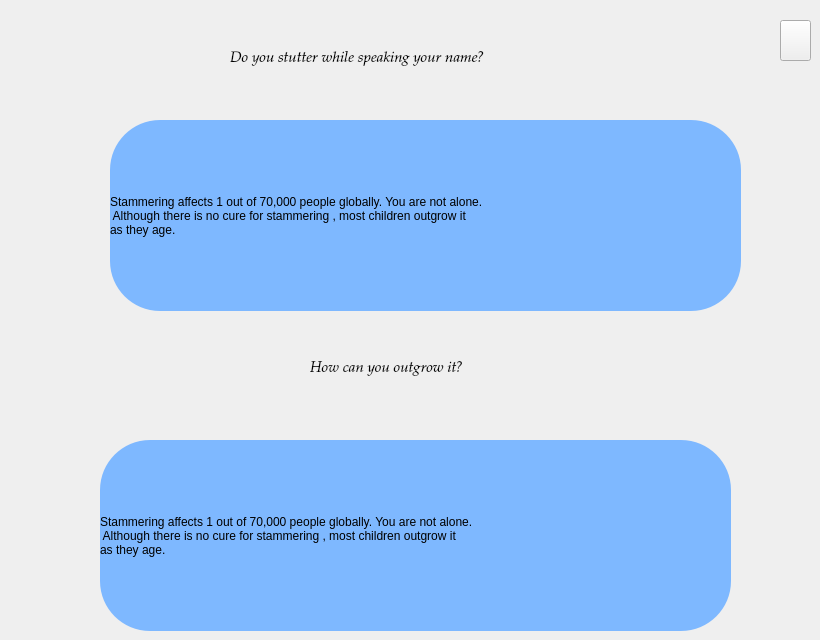
      <widget class="QWidget" name="page_10">
       <property name="styleSheet">
        <string notr="true"/>
       </property>
       <widget class="QLabel" name="label_18">
        <property name="geometry">
         <rect>
          <x>230</x>
          <y>30</y>
          <width>361</width>
          <height>61</height>
         </rect>
        </property>
        <property name="font">
         <font>
          <family>Palatino Linotype</family>
          <pointsize>11</pointsize>
         </font>
        </property>
        <property name="styleSheet">
         <string notr="true">background-color:&quot;pink&quot;;
border-radius:20px;
</string>
        </property>
        <property name="text">
         <string>&lt;html&gt;&lt;head/&gt;&lt;body&gt;&lt;p&gt;&lt;span style=&quot; font-style:italic;&quot;&gt;Do you stutter while speaking your name?&lt;/span&gt;&lt;/p&gt;&lt;/body&gt;&lt;/html&gt;</string>
        </property>
       </widget>
       <widget class="QPushButton" name="pushButton_10">
        <property name="geometry">
         <rect>
          <x>780</x>
          <y>20</y>
          <width>31</width>
          <height>41</height>
         </rect>
        </property>
        <property name="styleSheet">
         <string notr="true">image: url(:/newPrefix/download.jpg);
color:&quot;red&quot;;</string>
        </property>
        <property name="text">
         <string/>
        </property>
       </widget>
       <widget class="QLabel" name="label_19">
        <property name="geometry">
         <rect>
          <x>110</x>
          <y>120</y>
          <width>631</width>
          <height>191</height>
         </rect>
        </property>
        <property name="styleSheet">
         <string notr="true">background-color:rgb(126, 184, 255);
font: 12pt &quot;Segoe Script&quot;;
border-radius:50px;
</string>
        </property>
        <property name="text">
         <string>Stammering affects 1 out of 70,000 people globally. You are not alone.
 Although there is no cure for stammering , most children outgrow it 
as they age.</string>
        </property>
        <property name="scaledContents">
         <bool>false</bool>
        </property>
        <property name="wordWrap">
         <bool>true</bool>
        </property>
       </widget>
       <widget class="QLabel" name="label_20">
        <property name="geometry">
         <rect>
          <x>310</x>
          <y>340</y>
          <width>201</width>
          <height>61</height>
         </rect>
        </property>
        <property name="font">
         <font>
          <family>Palatino Linotype</family>
          <pointsize>11</pointsize>
         </font>
        </property>
        <property name="styleSheet">
         <string notr="true">background-color:&quot;pink&quot;;
border-radius:20px;
</string>
        </property>
        <property name="text">
         <string>&lt;html&gt;&lt;head/&gt;&lt;body&gt;&lt;p&gt;&lt;span style=&quot; font-style:italic;&quot;&gt;How can you outgrow it?&lt;/span&gt;&lt;/p&gt;&lt;/body&gt;&lt;/html&gt;</string>
        </property>
       </widget>
       <widget class="QLabel" name="label_21">
        <property name="geometry">
         <rect>
          <x>100</x>
          <y>440</y>
          <width>631</width>
          <height>191</height>
         </rect>
        </property>
        <property name="styleSheet">
         <string notr="true">background-color:rgb(126, 184, 255);
font: 12pt &quot;Segoe Script&quot;;
border-radius:50px;
</string>
        </property>
        <property name="text">
         <string>Stammering affects 1 out of 70,000 people globally. You are not alone.
 Although there is no cure for stammering , most children outgrow it 
as they age.</string>
        </property>
        <property name="scaledContents">
         <bool>false</bool>
        </property>
        <property name="wordWrap">
         <bool>true</bool>
        </property>
       </widget>
      </widget>
